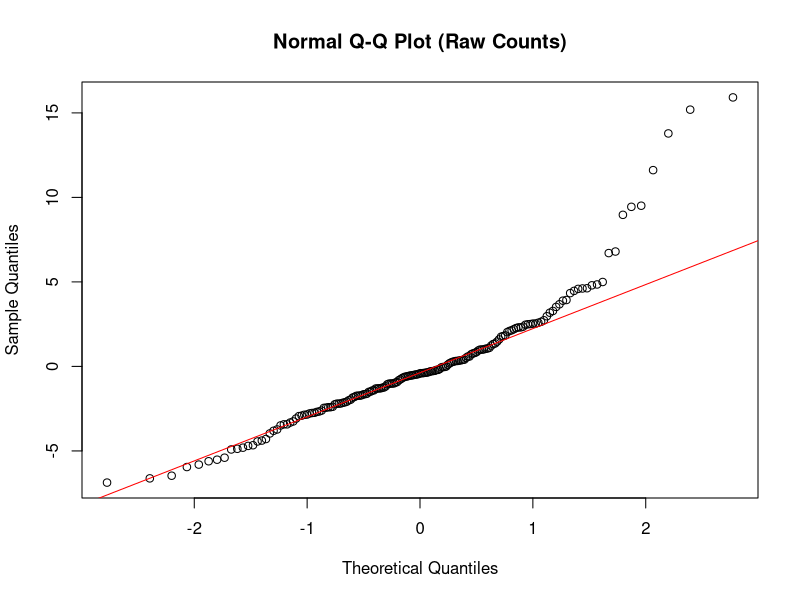
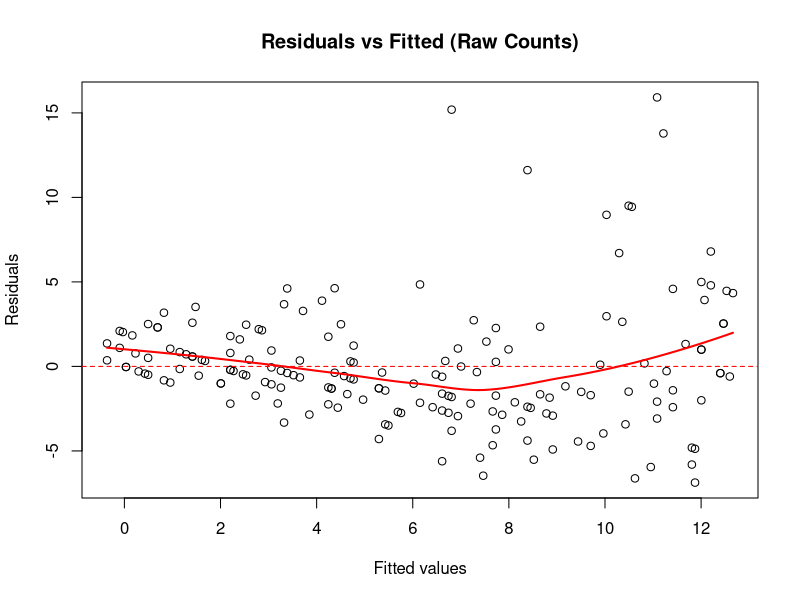
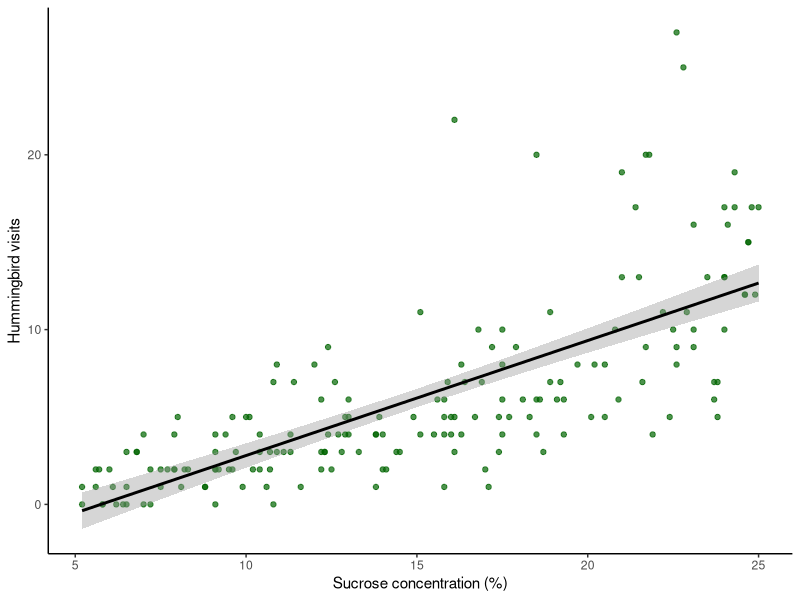
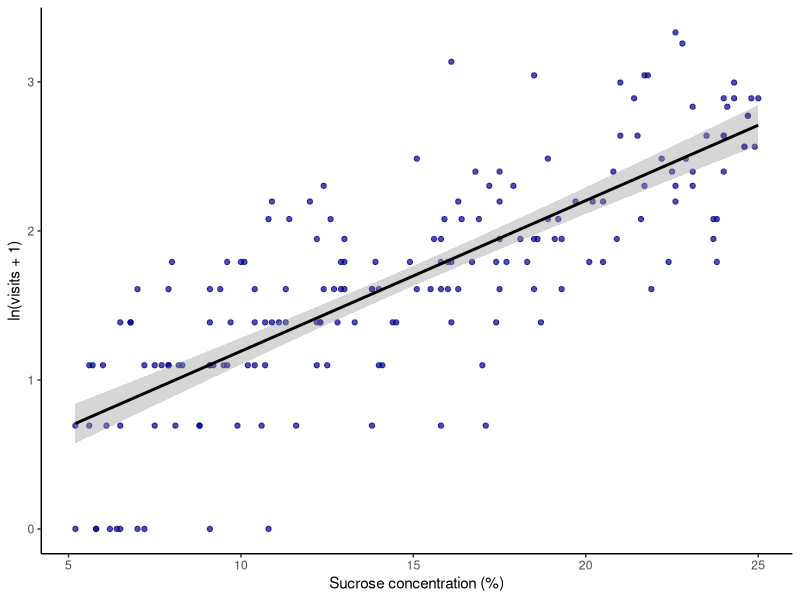
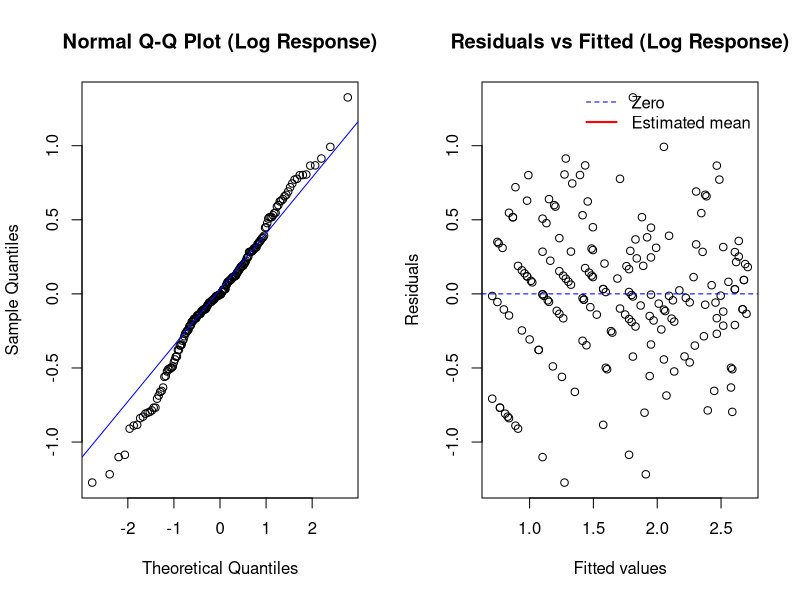
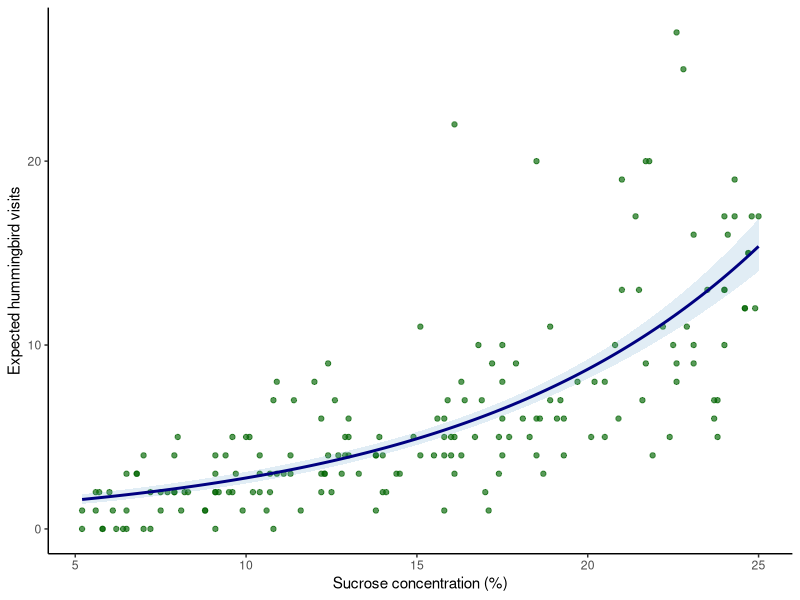
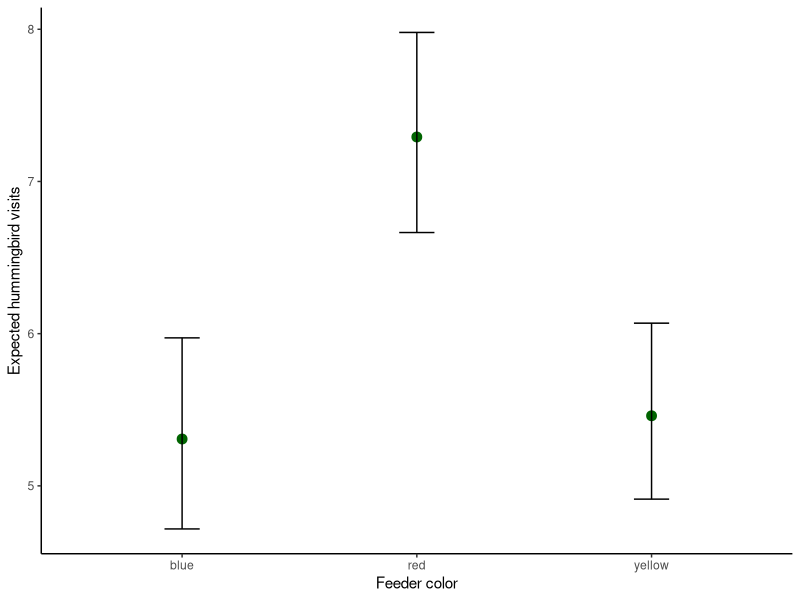
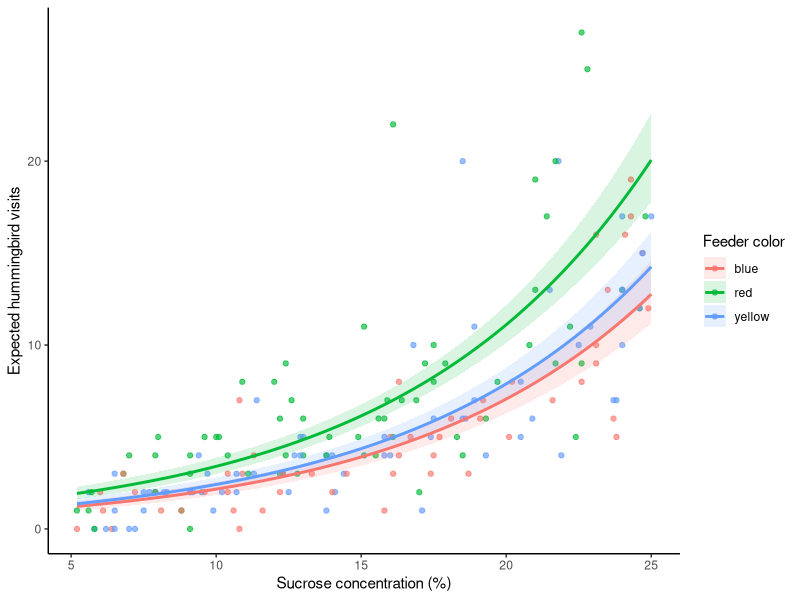

Generate these figures, in order, with R:
## ---- chunk 1
library(car)
library(ggplot2)
## ---- chunk 2
poisson_data <- read.csv("poisson_dataset.csv")

poisson_data$feeder_color <- as.factor(poisson_data$feeder_color)
poisson_data$site <- as.factor(poisson_data$site)

str(poisson_data)
summary(poisson_data)
## ---- chunk 3
wrong_model <- lm(visits ~ sucrose_pct, data = poisson_data)
summary(wrong_model)
## ---- chunk 4

qqnorm(resid(wrong_model), main = "Normal Q-Q Plot (Raw Counts)")
qqline(resid(wrong_model), col = "red")

plot(
  fitted(wrong_model), resid(wrong_model),
  xlab = "Fitted values", ylab = "Residuals",
  main = "Residuals vs Fitted (Raw Counts)"
)
abline(h = 0, col = "red", lty = 2)

# loess smooth of mean residual ~ fitted
fv <- fitted(wrong_model)
rv <- resid(wrong_model)
sm <- loess(rv ~ fv)
newx <- seq(min(fv, na.rm = TRUE), max(fv, na.rm = TRUE), length.out = 200)
lines(newx, predict(sm, newdata = newx), col = "red", lwd = 2)

## ---- chunk 5
ggplot(poisson_data, aes(x = sucrose_pct, y = visits)) +
  geom_point(alpha = 0.7, color = "darkgreen") +
  stat_smooth(method = "lm", formula = y ~ x, se = TRUE, color = "black") +
  theme_classic() +
  labs(
    x = "Sucrose concentration (%)",
    y = "Hummingbird visits"
  )
## ---- chunk 6
poisson_data$log_visits <- log(poisson_data$visits + 1)

ggplot(poisson_data, aes(x = sucrose_pct, y = log_visits)) +
  geom_point(alpha = 0.7, color = "darkblue") +
  stat_smooth(method = "lm", formula = y ~ x, se = TRUE, color = "black") +
  theme_classic() +
  labs(
    x = "Sucrose concentration (%)",
    y = "ln(visits + 1)"
  )
## ---- chunk 7
log_model <- lm(log_visits ~ sucrose_pct, data = poisson_data)
summary(log_model)
## ---- chunk 8
par(mfrow = c(1, 2))

qqnorm(resid(log_model), main = "Normal Q-Q Plot (Log Response)")
qqline(resid(log_model), col = "blue")

plot(
  fitted(log_model), resid(log_model),
  xlab = "Fitted values", ylab = "Residuals",
  main = "Residuals vs Fitted (Log Response)"
)
abline(h = 0, col = "blue", lty = 2)


legend("topright", legend = c("Zero", "Estimated mean"), col = c("blue", "red"),
       lty = c(2,1), lwd = c(1,2), bty = "n")

par(mfrow = c(1, 1))
## ---- chunk 9
poisson_model <- glm(
  visits ~ sucrose_pct,
  family = poisson(link = "log"),
  data = poisson_data
)

summary(poisson_model)
## ---- chunk 10
coef(summary(log_model))
coef(summary(poisson_model))
## ---- chunk 11
# Exponentiate the slope to get the multiplicative effect on the count scale
exp(coef(poisson_model)["sucrose_pct"])
## ---- chunk 12
Anova(poisson_model, type = "II")
## ---- chunk 13
new_data <- data.frame(
  sucrose_pct = seq(
    min(poisson_data$sucrose_pct),
    max(poisson_data$sucrose_pct),
    length.out = 200
  )
)

pred_link <- predict(poisson_model, newdata = new_data, type = "link", se.fit = TRUE)

new_data$fit <- exp(pred_link$fit)
new_data$lwr <- exp(pred_link$fit - 1.96 * pred_link$se.fit)
new_data$upr <- exp(pred_link$fit + 1.96 * pred_link$se.fit)
## ---- chunk 14
ggplot(poisson_data, aes(x = sucrose_pct, y = visits)) +
  geom_point(alpha = 0.65, color = "darkgreen") +
  geom_ribbon(
    data = new_data,
    aes(x = sucrose_pct, y = fit, ymin = lwr, ymax = upr),
    inherit.aes = FALSE,
    alpha = 0.2,
    fill = "skyblue3"
  ) +
  geom_line(
    data = new_data,
    aes(x = sucrose_pct, y = fit),
    inherit.aes = FALSE,
    color = "navy",
    linewidth = 1
  ) +
  theme_classic() +
  labs(
    x = "Sucrose concentration (%)",
    y = "Expected hummingbird visits"
  )
## ---- chunk 15
cat_model <- glm(
  visits ~ feeder_color,
  family = poisson(link = "log"),
  data = poisson_data
)

summary(cat_model)
Anova(cat_model, type = "II")
## ---- chunk 16
new_data_cat <- data.frame(
  feeder_color = levels(poisson_data$feeder_color)
)

pred_cat <- predict(cat_model, newdata = new_data_cat, type = "link", se.fit = TRUE)

new_data_cat$fit <- exp(pred_cat$fit)
new_data_cat$lwr <- exp(pred_cat$fit - 1.96 * pred_cat$se.fit)
new_data_cat$upr <- exp(pred_cat$fit + 1.96 * pred_cat$se.fit)
## ---- chunk 17
ggplot(new_data_cat, aes(x = feeder_color, y = fit)) +
  geom_point(size = 3, color = "darkgreen") +
  geom_errorbar(aes(ymin = lwr, ymax = upr), width = 0.15) +
  theme_classic() +
  labs(
    x = "Feeder color",
    y = "Expected hummingbird visits"
  )
## ---- chunk 18
combo_model <- glm(
  visits ~ sucrose_pct + feeder_color,
  family = poisson(link = "log"),
  data = poisson_data
)

summary(combo_model)
Anova(combo_model, type = "II")
## ---- chunk 19
new_data_combo <- expand.grid(
  sucrose_pct  = seq(
    min(poisson_data$sucrose_pct),
    max(poisson_data$sucrose_pct),
    length.out = 200
  ),
  feeder_color = levels(poisson_data$feeder_color)
)

pred_combo <- predict(combo_model, newdata = new_data_combo, type = "link", se.fit = TRUE)

new_data_combo$fit <- exp(pred_combo$fit)
new_data_combo$lwr <- exp(pred_combo$fit - 1.96 * pred_combo$se.fit)
new_data_combo$upr <- exp(pred_combo$fit + 1.96 * pred_combo$se.fit)
## ---- chunk 20
ggplot(poisson_data, aes(x = sucrose_pct, y = visits, color = feeder_color)) +
  geom_point(alpha = 0.65) +
  geom_ribbon(
    data = new_data_combo,
    aes(
      x    = sucrose_pct,
      y    = fit,
      ymin = lwr,
      ymax = upr,
      fill = feeder_color
    ),
    inherit.aes = FALSE,
    alpha = 0.15
  ) +
  geom_line(
    data = new_data_combo,
    aes(x = sucrose_pct, y = fit, color = feeder_color),
    inherit.aes = FALSE,
    linewidth = 1
  ) +
  theme_classic() +
  labs(
    x     = "Sucrose concentration (%)",
    y     = "Expected hummingbird visits",
    color = "Feeder color",
    fill  = "Feeder color"
  )
